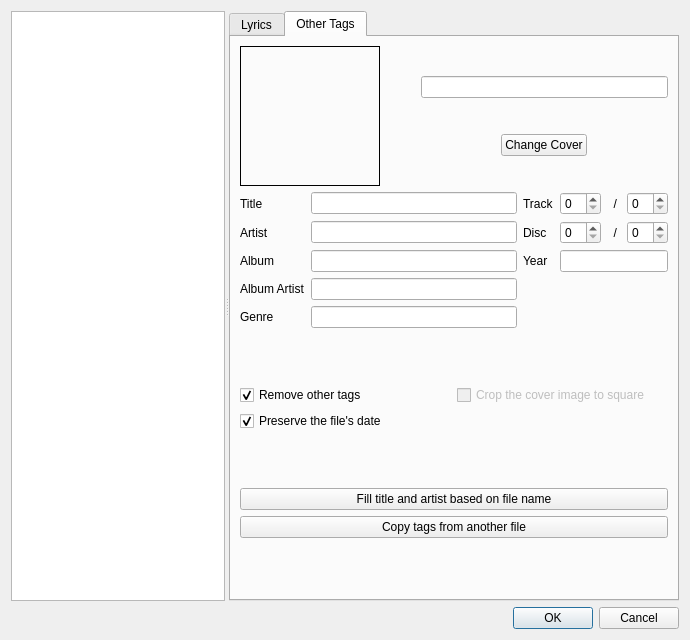
<?xml version="1.0" encoding="UTF-8"?>
<ui version="4.0">
 <class>EditTagsDialog</class>
 <widget class="QDialog" name="EditTagsDialog">
  <property name="geometry">
   <rect>
    <x>0</x>
    <y>0</y>
    <width>690</width>
    <height>640</height>
   </rect>
  </property>
  <property name="windowTitle">
   <string>Edit Tags</string>
  </property>
  <layout class="QVBoxLayout" name="verticalLayout">
   <item>
    <widget class="QSplitter" name="splitter">
     <property name="orientation">
      <enum>Qt::Orientation::Horizontal</enum>
     </property>
     <widget class="QListWidget" name="music_list"/>
     <widget class="QTabWidget" name="tabs">
      <property name="minimumSize">
       <size>
        <width>450</width>
        <height>0</height>
       </size>
      </property>
      <property name="currentIndex">
       <number>1</number>
      </property>
      <widget class="QWidget" name="lyrics_tab">
       <attribute name="title">
        <string>Lyrics</string>
       </attribute>
       <layout class="QVBoxLayout" name="verticalLayout_2">
        <item>
         <widget class="QPlainTextEdit" name="lyrics_edit"/>
        </item>
       </layout>
      </widget>
      <widget class="QWidget" name="other_tags_tab">
       <attribute name="title">
        <string>Other Tags</string>
       </attribute>
       <layout class="QVBoxLayout" name="verticalLayout_3">
        <item>
         <layout class="QHBoxLayout" name="top_layout">
          <item>
           <widget class="QLabel" name="cover_label">
            <property name="sizePolicy">
             <sizepolicy hsizetype="Fixed" vsizetype="Fixed">
              <horstretch>0</horstretch>
              <verstretch>0</verstretch>
             </sizepolicy>
            </property>
            <property name="minimumSize">
             <size>
              <width>140</width>
              <height>140</height>
             </size>
            </property>
            <property name="styleSheet">
             <string notr="true">border: 1px solid black</string>
            </property>
            <property name="text">
             <string/>
            </property>
           </widget>
          </item>
          <item>
           <spacer name="horizontalSpacer">
            <property name="orientation">
             <enum>Qt::Orientation::Horizontal</enum>
            </property>
            <property name="sizeType">
             <enum>QSizePolicy::Policy::Fixed</enum>
            </property>
            <property name="sizeHint" stdset="0">
             <size>
              <width>35</width>
              <height>20</height>
             </size>
            </property>
           </spacer>
          </item>
          <item>
           <layout class="QVBoxLayout" name="verticalLayout_4">
            <item>
             <widget class="QLineEdit" name="file_name_edit"/>
            </item>
            <item alignment="Qt::AlignmentFlag::AlignHCenter">
             <widget class="QPushButton" name="change_cover_button">
              <property name="text">
               <string>Change Cover</string>
              </property>
             </widget>
            </item>
           </layout>
          </item>
         </layout>
        </item>
        <item>
         <layout class="QGridLayout" name="gridLayout">
          <item row="0" column="0">
           <widget class="QLabel" name="title_label">
            <property name="text">
             <string>Title</string>
            </property>
           </widget>
          </item>
          <item row="0" column="1">
           <widget class="QLineEdit" name="title_edit"/>
          </item>
          <item row="0" column="2">
           <widget class="QLabel" name="track_label">
            <property name="text">
             <string>Track</string>
            </property>
           </widget>
          </item>
          <item row="0" column="3">
           <widget class="QSpinBox" name="track_count_spinbox"/>
          </item>
          <item row="0" column="4">
           <widget class="QLabel" name="slash_1">
            <property name="text">
             <string>  /</string>
            </property>
           </widget>
          </item>
          <item row="0" column="5">
           <widget class="QSpinBox" name="track_total_spinbox"/>
          </item>
          <item row="1" column="0">
           <widget class="QLabel" name="artist_label">
            <property name="text">
             <string>Artist</string>
            </property>
           </widget>
          </item>
          <item row="1" column="1">
           <widget class="QLineEdit" name="artist_edit"/>
          </item>
          <item row="1" column="2">
           <widget class="QLabel" name="disc_label">
            <property name="text">
             <string>Disc</string>
            </property>
           </widget>
          </item>
          <item row="1" column="3">
           <widget class="QSpinBox" name="disc_count_spinbox"/>
          </item>
          <item row="1" column="4">
           <widget class="QLabel" name="slash_2">
            <property name="text">
             <string>  /</string>
            </property>
           </widget>
          </item>
          <item row="1" column="5">
           <widget class="QSpinBox" name="disc_total_spinbox"/>
          </item>
          <item row="2" column="0">
           <widget class="QLabel" name="album_label">
            <property name="text">
             <string>Album</string>
            </property>
           </widget>
          </item>
          <item row="2" column="1">
           <widget class="QLineEdit" name="album_edit"/>
          </item>
          <item row="2" column="2">
           <widget class="QLabel" name="year_label">
            <property name="text">
             <string>Year</string>
            </property>
           </widget>
          </item>
          <item row="2" column="3" colspan="3">
           <widget class="QLineEdit" name="year_edit"/>
          </item>
          <item row="3" column="0">
           <widget class="QLabel" name="album_artist_lalbel">
            <property name="text">
             <string>Album Artist</string>
            </property>
           </widget>
          </item>
          <item row="3" column="1">
           <widget class="QLineEdit" name="album_artist_edit"/>
          </item>
          <item row="4" column="0">
           <widget class="QLabel" name="genre_label">
            <property name="text">
             <string>Genre</string>
            </property>
           </widget>
          </item>
          <item row="4" column="1">
           <widget class="QLineEdit" name="genre_edit"/>
          </item>
         </layout>
        </item>
        <item>
         <widget class="QFrame" name="bottom_frame">
          <property name="sizePolicy">
           <sizepolicy hsizetype="Preferred" vsizetype="Preferred">
            <horstretch>0</horstretch>
            <verstretch>0</verstretch>
           </sizepolicy>
          </property>
          <property name="minimumSize">
           <size>
            <width>0</width>
            <height>71</height>
           </size>
          </property>
          <property name="frameShape">
           <enum>QFrame::Shape::NoFrame</enum>
          </property>
          <property name="frameShadow">
           <enum>QFrame::Shadow::Raised</enum>
          </property>
          <layout class="QVBoxLayout" name="verticalLayout_6">
           <property name="spacing">
            <number>6</number>
           </property>
           <property name="leftMargin">
            <number>0</number>
           </property>
           <property name="topMargin">
            <number>0</number>
           </property>
           <property name="rightMargin">
            <number>0</number>
           </property>
           <property name="bottomMargin">
            <number>0</number>
           </property>
           <item>
            <layout class="QGridLayout" name="gridLayout_2">
             <item row="0" column="0">
              <widget class="QCheckBox" name="remove_other_tags_checkbox">
               <property name="text">
                <string>Remove other tags</string>
               </property>
               <property name="checked">
                <bool>true</bool>
               </property>
              </widget>
             </item>
             <item row="0" column="1">
              <widget class="QCheckBox" name="crop_cover_checkbox">
               <property name="enabled">
                <bool>false</bool>
               </property>
               <property name="text">
                <string>Crop the cover image to square</string>
               </property>
              </widget>
             </item>
             <item row="1" column="0">
              <widget class="QCheckBox" name="preserve_file_time_checkbox">
               <property name="text">
                <string>Preserve the file's date</string>
               </property>
               <property name="checked">
                <bool>true</bool>
               </property>
              </widget>
             </item>
            </layout>
           </item>
           <item>
            <layout class="QVBoxLayout" name="verticalLayout_5">
             <item>
              <widget class="QPushButton" name="fill_ta_button">
               <property name="text">
                <string>Fill title and artist based on file name</string>
               </property>
              </widget>
             </item>
             <item>
              <widget class="QPushButton" name="copy_from_another_file_button">
               <property name="text">
                <string>Copy tags from another file</string>
               </property>
              </widget>
             </item>
            </layout>
           </item>
          </layout>
         </widget>
        </item>
       </layout>
      </widget>
     </widget>
    </widget>
   </item>
   <item>
    <widget class="QDialogButtonBox" name="button_box">
     <property name="standardButtons">
      <set>QDialogButtonBox::StandardButton::Cancel|QDialogButtonBox::StandardButton::Ok</set>
     </property>
    </widget>
   </item>
  </layout>
 </widget>
 <tabstops>
  <tabstop>music_list</tabstop>
  <tabstop>tabs</tabstop>
  <tabstop>file_name_edit</tabstop>
  <tabstop>change_cover_button</tabstop>
  <tabstop>title_edit</tabstop>
  <tabstop>track_count_spinbox</tabstop>
  <tabstop>track_total_spinbox</tabstop>
  <tabstop>artist_edit</tabstop>
  <tabstop>disc_count_spinbox</tabstop>
  <tabstop>disc_total_spinbox</tabstop>
  <tabstop>album_edit</tabstop>
  <tabstop>year_edit</tabstop>
  <tabstop>album_artist_edit</tabstop>
  <tabstop>genre_edit</tabstop>
  <tabstop>remove_other_tags_checkbox</tabstop>
  <tabstop>crop_cover_checkbox</tabstop>
  <tabstop>preserve_file_time_checkbox</tabstop>
  <tabstop>fill_ta_button</tabstop>
  <tabstop>copy_from_another_file_button</tabstop>
  <tabstop>lyrics_edit</tabstop>
 </tabstops>
 <resources/>
 <connections/>
</ui>
